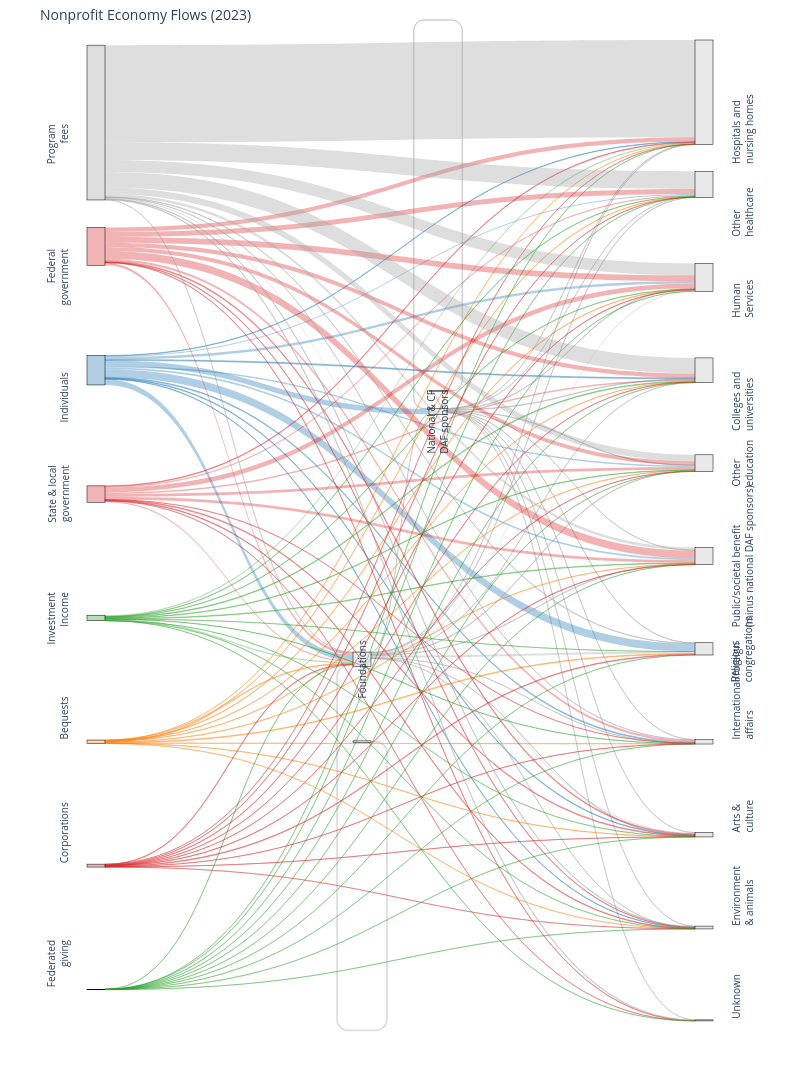

The code cell stored with this chart in its notebook:
### Markdown cell above
### More detailed text formatting

### Code cell
# Plot the diagram
fig = go.Figure(go.Sankey(
    arrangement="snap",
    
    node=dict(
        # label=node_format_df["Node"],
        label=[""] * len(node_format_df), # remove default labels
        x=node_format_df["X"],
        y=node_format_df["Y"],
        pad=15,
        thickness=18,
        line=dict(color="black", width=0.5),
        color=node_colors
    ),
    
    link=dict(
        # arrowlen=10,
        source=sources,
        target=targets,
        value=values,
        color=edge_colors
    )
))

# Define annotations for labels
annotations = []

source_offsets = {
    "Individuals": {"dx": 0, "dy": 0.07},   # move up
    "Bequests": {"dx": 0, "dy": -0.02}      # move down
}

for _, row in node_format_df[node_format_df["Node Type"] == "Source"].iterrows():
    node_name = row[node_id_field]
    dx = source_offsets.get(node_name, {}).get("dx", 0)
    dy = source_offsets.get(node_name, {}).get("dy", 0)
    annotations.append(dict(
        x=row["X"] - 0.03,
        y=1 - row["Y"],   # Plotly annotations invert y
        text=row[node_display_field],
        showarrow=False,
        xanchor="right",
        align="right",
        textangle=-90
    ))
for _, row in node_format_df[node_format_df["Node Type"] == "Recipient"].iterrows():
    annotations.append(dict(
        x=row["X"] + 0.03,
        y=1 - row["Y"],
        text=row[node_display_field],
        showarrow=False,
        xanchor="left",
        align="left",
        textangle=-90
    ))
for _, row in node_format_df[node_format_df["Node Type"] == "Intermediary"].iterrows():
    annotations.append(dict(
        x=row["X"],
        y=1 - row["Y"] - 0.01,
        text=row[node_display_field],
        showarrow=False,
        xanchor="center",
        align="center",
        textangle=-90
    ))

# Format
fig.update_layout(
    title_text="Nonprofit Economy Flows (2023)",
    font_size=10,
    width=800,
    height=1100,
    margin=dict(l=20, r=20, t=40, b=20),
    annotations=annotations
)

fig.show()

### Figure 1 — Plotly figure (JSON) as saved in the notebook; plotly's stock layout.template omitted (floating-point values rounded to 4 significant figures; data arrays with more than 128 entries replaced by an {"elided": "..."} marker saying what was removed)
{"data": [{"arrangement": "snap", "link": {"color": {"elided": "132 str values"}, "source": {"elided": "132 int values"}, "target": {"elided": "132 int values"}, "value": {"elided": "132 float values"}}, "node": {"color": ["rgba(200,200,200,0.4)", "rgba(200,200,200,0.4)", "rgba(200,200,200,0.4)", "rgba(200,200,200,0.4)", "rgba(160,160,160,0.35)", "rgba(214,39,40,0.35)", "rgba(31,119,180,0.35)", "rgba(214,39,40,0.35)", "rgba(44,160,44,0.35)", "rgba(255,127,14,0.35)", "rgba(214,39,40,0.35)", "rgba(44,160,44,0.35)", "rgba(200,200,200,0.4)", "rgba(200,200,200,0.4)", "rgba(200,200,200,0.4)", "rgba(200,200,200,0.4)", "rgba(200,200,200,0.4)", "rgba(200,200,200,0.4)", "rgba(200,200,200,0.4)", "rgba(200,200,200,0.4)", "rgba(200,200,200,0.4)", "rgba(200,200,200,0.4)", "rgba(200,200,200,0.4)"], "label": ["", "", "", "", "", "", "", "", "", "", "", "", "", "", "", "", "", "", "", "", "", "", ""], "line": {"color": "black", "width": 0.5}, "pad": 15, "thickness": 18, "x": [0.55, 0.57, 0.45, 0.47, 0.1, 0.1, 0.1, 0.1, 0.1, 0.1, 0.1, 0.1, 0.9, 0.9, 0.9, 0.9, 0.9, 0.9, 0.9, 0.9, 0.9, 0.9, 0.9], "y": [0.36, 0.34, 0.6, 0.68, 0.08, 0.2, 0.32, 0.44, 0.56, 0.68, 0.8, 0.92, 0.05, 0.14, 0.23, 0.32, 0.41, 0.5, 0.59, 0.68, 0.77, 0.86, 0.95]}, "type": "sankey"}], "layout": {"annotations": [{"align": "right", "showarrow": false, "text": "Program<br>fees", "textangle": -90, "x": 0.07, "xanchor": "right", "y": 0.92}, {"align": "right", "showarrow": false, "text": "Federal<br>government", "textangle": -90, "x": 0.07, "xanchor": "right", "y": 0.8}, {"align": "right", "showarrow": false, "text": "Individuals", "textangle": -90, "x": 0.07, "xanchor": "right", "y": 0.68}, {"align": "right", "showarrow": false, "text": "State & local<br>government", "textangle": -90, "x": 0.07, "xanchor": "right", "y": 0.56}, {"align": "right", "showarrow": false, "text": "Investment<br>Income", "textangle": -90, "x": 0.07, "xanchor": "right", "y": 0.44}, {"align": "right", "showarrow": false, "text": "Bequests", "textangle": -90, "x": 0.07, "xanchor": "right", "y": 0.32}, {"align": "right", "showarrow": false, "text": "Corporations", "textangle": -90, "x": 0.07, "xanchor": "right", "y": 0.2}, {"align": "right", "showarrow": false, "text": "Federated<br>giving", "textangle": -90, "x": 0.07, "xanchor": "right", "y": 0.08}, {"align": "left", "showarrow": false, "text": "Hospitals and<br>nursing homes", "textangle": -90, "x": 0.93, "xanchor": "left", "y": 0.95}, {"align": "left", "showarrow": false, "text": "Other<br>healthcare", "textangle": -90, "x": 0.93, "xanchor": "left", "y": 0.86}, {"align": "left", "showarrow": false, "text": "Human<br>Services", "textangle": -90, "x": 0.93, "xanchor": "left", "y": 0.77}, {"align": "left", "showarrow": false, "text": "Colleges and<br>universities", "textangle": -90, "x": 0.93, "xanchor": "left", "y": 0.68}, {"align": "left", "showarrow": false, "text": "Other<br>education", "textangle": -90, "x": 0.93, "xanchor": "left", "y": 0.59}, {"align": "left", "showarrow": false, "text": "Public/societal benefit<br>(minus national DAF sponsors)", "textangle": -90, "x": 0.93, "xanchor": "left", "y": 0.5}, {"align": "left", "showarrow": false, "text": "Religious<br>congregations", "textangle": -90, "x": 0.93, "xanchor": "left", "y": 0.41}, {"align": "left", "showarrow": false, "text": "International/foreign<br>affairs", "textangle": -90, "x": 0.93, "xanchor": "left", "y": 0.32}, {"align": "left", "showarrow": false, "text": "Arts &<br>culture", "textangle": -90, "x": 0.93, "xanchor": "left", "y": 0.23}, {"align": "left", "showarrow": false, "text": "Environment<br>& animals", "textangle": -90, "x": 0.93, "xanchor": "left", "y": 0.14}, {"align": "left", "showarrow": false, "text": "Unknown", "textangle": -90, "x": 0.93, "xanchor": "left", "y": 0.05}, {"align": "center", "showarrow": false, "text": "National & CF<br>DAF sponsors", "textangle": -90, "x": 0.55, "xanchor": "center", "y": 0.63}, {"align": "center", "showarrow": false, "text": "Foundations", "textangle": -90, "x": 0.45, "xanchor": "center", "y": 0.39}], "font": {"size": 10}, "height": 1100, "margin": {"b": 20, "l": 20, "r": 20, "t": 40}, "title": {"text": "Nonprofit Economy Flows (2023)"}, "width": 800}}
